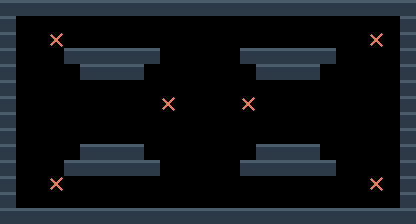

A 2D game scene composited from a Tiled map and its tileset images. What follows is a short description and the map's XML, with every tile layer's data as written:
An orthogonal 26x14 tile map with 16x16 px tiles, 2 tile layers (terreno, marcadores).

<map version="1.10" tiledversion="1.11.0" orientation="orthogonal" renderorder="right-down" width="26" height="14" tilewidth="16" tileheight="16" infinite="0" nextlayerid="3" nextobjectid="1">
 <properties>
  <property name="tipo" value="combate" />
  <property name="nombre" value="barcas" />
 </properties>
 <tileset firstgid="1" source="muelle.tsx" />
 <layer id="1" name="terreno" width="26" height="14">
  <data encoding="csv">
1,1,1,1,1,1,1,1,1,1,1,1,1,1,1,1,1,1,1,1,1,1,1,1,1,1,
1,0,0,0,0,0,0,0,0,0,0,0,0,0,0,0,0,0,0,0,0,0,0,0,0,1,
1,0,0,0,0,0,0,0,0,0,0,0,0,0,0,0,0,0,0,0,0,0,0,0,0,1,
1,0,0,0,1,1,1,1,1,1,0,0,0,0,0,1,1,1,1,1,1,0,0,0,0,1,
1,0,0,0,0,1,1,1,1,0,0,0,0,0,0,0,1,1,1,1,0,0,0,0,0,1,
1,0,0,0,0,0,0,0,0,0,0,0,0,0,0,0,0,0,0,0,0,0,0,0,0,1,
1,0,0,0,0,0,0,0,0,0,0,0,0,0,0,0,0,0,0,0,0,0,0,0,0,1,
1,0,0,0,0,0,0,0,0,0,0,0,0,0,0,0,0,0,0,0,0,0,0,0,0,1,
1,0,0,0,0,0,0,0,0,0,0,0,0,0,0,0,0,0,0,0,0,0,0,0,0,1,
1,0,0,0,0,1,1,1,1,0,0,0,0,0,0,0,1,1,1,1,0,0,0,0,0,1,
1,0,0,0,1,1,1,1,1,1,0,0,0,0,0,1,1,1,1,1,1,0,0,0,0,1,
1,0,0,0,0,0,0,0,0,0,0,0,0,0,0,0,0,0,0,0,0,0,0,0,0,1,
1,0,0,0,0,0,0,0,0,0,0,0,0,0,0,0,0,0,0,0,0,0,0,0,0,1,
1,1,1,1,1,1,1,1,1,1,1,1,1,1,1,1,1,1,1,1,1,1,1,1,1,1
</data>
 </layer>
 <layer id="2" name="marcadores" width="26" height="14">
  <data encoding="csv">
0,0,0,0,0,0,0,0,0,0,0,0,0,0,0,0,0,0,0,0,0,0,0,0,0,0,
0,0,0,0,0,0,0,0,0,0,0,0,0,0,0,0,0,0,0,0,0,0,0,0,0,0,
0,0,0,3,0,0,0,0,0,0,0,0,0,0,0,0,0,0,0,0,0,0,0,3,0,0,
0,0,0,0,0,0,0,0,0,0,0,0,0,0,0,0,0,0,0,0,0,0,0,0,0,0,
0,0,0,0,0,0,0,0,0,0,0,0,0,0,0,0,0,0,0,0,0,0,0,0,0,0,
0,0,0,0,0,0,0,0,0,0,0,0,0,0,0,0,0,0,0,0,0,0,0,0,0,0,
0,0,0,0,0,0,0,0,0,0,3,0,0,0,0,3,0,0,0,0,0,0,0,0,0,0,
0,0,0,0,0,0,0,0,0,0,0,0,0,0,0,0,0,0,0,0,0,0,0,0,0,0,
0,0,0,0,0,0,0,0,0,0,0,0,0,0,0,0,0,0,0,0,0,0,0,0,0,0,
0,0,0,0,0,0,0,0,0,0,0,0,0,0,0,0,0,0,0,0,0,0,0,0,0,0,
0,0,0,0,0,0,0,0,0,0,0,0,0,0,0,0,0,0,0,0,0,0,0,0,0,0,
0,0,0,3,0,0,0,0,0,0,0,0,0,0,0,0,0,0,0,0,0,0,0,3,0,0,
0,0,0,0,0,0,0,0,0,0,0,0,0,0,0,0,0,0,0,0,0,0,0,0,0,0,
0,0,0,0,0,0,0,0,0,0,0,0,0,0,0,0,0,0,0,0,0,0,0,0,0,0
</data>
 </layer>
</map>
